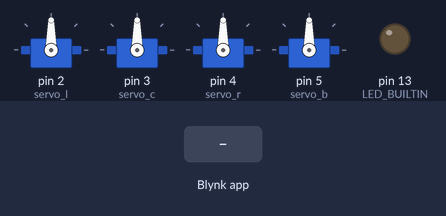
The sketch below on a simulated Arduino Uno, built with avr-gcc and run on an emulated ATmega328P. On the bench: 4 × servo, output pins drawn as LEDs (lit = HIGH). The test bench sets the inputs (shaded band). WiFi joins after 1.5 s; servers stay silent unless stated; what the sketch prints to the serial monitor is not drawn.

Above: at 3.0 s.
3.1 s: Blynk app writes 1 to V0
At 4.3 s:
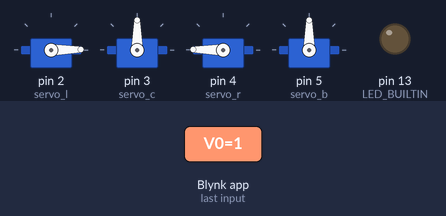
4.6 s: Blynk app writes 0 to V0
At 5.7 s:
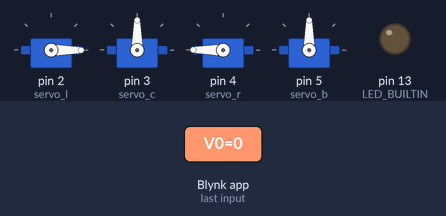
6.1 s: Blynk app writes 200 to V0
At 6.8 s:
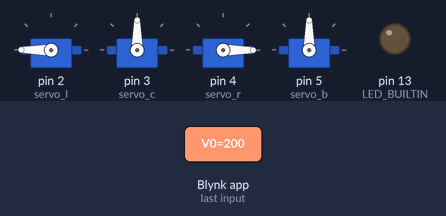
7.6 s: Blynk app writes 1 to V1
At 7.9 s:
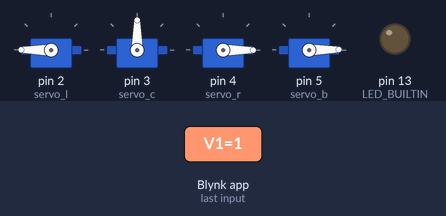
9.1 s: Blynk app writes 200 to V1
At 10.3 s:
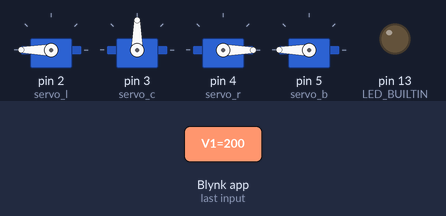
10.6 s: Blynk app writes 1 to V2
At 11.5 s:
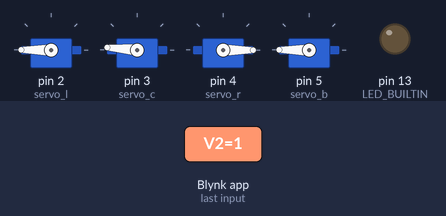
Timing chart, 0 to 13.1 s (numbered marks = the images above; inputs shaded):
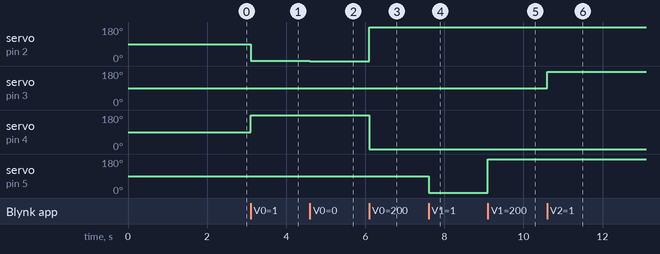

Measured:
- after the input at 3.1 s, servo on pin 2 (servo_l): 90° → 1° at once; servo on pin 4 (servo_r): 90° → 179° at once
- after the input at 4.6 s, servo on pin 2 (servo_l): 1° → 0° at once; servo on pin 4 (servo_r): 179° → 180° at once
- after the input at 6.1 s, servo on pin 2 (servo_l): 0° → 180° at once; servo on pin 4 (servo_r): 180° → 0° at once
- after the input at 7.6 s, servo on pin 5 (servo_b): 90° → 1° at once
- after the input at 9.1 s, servo on pin 5 (servo_b): 1° → 180° at once
- after the input at 10.6 s, servo on pin 3 (servo_c): 90° → 175° at once

The sketch:

DOWINDOWS.ino
```cpp
#define BLYNK_TEMPLATE_ID "TMPL9u3ogMD9"
#define BLYNK_DEVICE_NAME "Arm"
#define BLYNK_AUTH_TOKEN "IVPfVD2Jh9oTBzIbc594SNN4V5-WdQws"

//Definicao do monitoramento de conexao da placa pela serial
#define BLYNK_PRINT Serial

//Adicao das bibliotecas
#include <ESP8266_Lib.h>
#include <BlynkSimpleShieldEsp8266.h>
#include <SoftwareSerial.h>
#include <Servo.h>

//Declaracao da variavel que armazena o codigo de autenticacao para conexao
char auth[] = BLYNK_AUTH_TOKEN;

//Declaracao do nome e senha da rede Wi-Fi
//Altere as variaveis abaixo com o nome e senha da sua rede Wi-Fi
char ssid[] = "Nicolas";
char pass[] = "7707224527";

//Criacao do objeto serial para comunicacao com o ESP8266
SoftwareSerial EspSerial(11, 10); // RX, TX

//Declaracao da variavel que armazena a velocidade de comunicacao do modulo
const int ESP8266_BAUD = 9600;

//Confiracao do objeto 'wifi' para usar a serial do ESP8266 para conexao
ESP8266 wifi(&EspSerial);

#define servo_l 2 // Left
#define servo_c 3 // Claw
#define servo_r 4 // Right
#define servo_b 5 // Bottom

Servo l; // Left Servo Object
Servo c; // Claw Servo Object
Servo r; // Right Servo Object
Servo b; // Bottom Servo Object

//Configuracao do codigo
void setup(){

  //Inicializacao do monitor serial
  Serial.begin(9600);

  //Configura o pino do LED interno da placa como saida
  pinMode(LED_BUILTIN, OUTPUT);

  //Inicializa a comunicacao serial do ESP8266
  EspSerial.begin(ESP8266_BAUD);
  delay(10);

  //Inicializacao da comunicacao e conexao do modulo ao aplicativo
  Blynk.begin(auth, wifi, ssid, pass);

  l.attach(servo_l);
  c.attach(servo_c);
  r.attach(servo_r);
  b.attach(servo_b);


}

//Repeticao do codigo
void loop(){
  Blynk.run(); //Mantem a conexao ativa com o aplicativo e processa comandos recebidos ou enviados
}
BLYNK_WRITE(V0){ // ARM
  int y = param[0].asInt(); // Eixo Y
  Serial.print(y);
  l.write(y);
  r.write(180 - y);
}
BLYNK_WRITE(V1){ // Base
  int x = param[1].asInt(); // Eixo X
  Serial.print(x);
  b.write(x);
}
BLYNK_WRITE(V2){ // Claw
  int l = param.asInt(); // Button
  Serial.print(l);

  if(l == 1){ // Pressionado
    for(int ang=0; ang <180; ang += 5){
    c.write(ang);
  }
  if(l == 0){ // Solto
    for(int ang=0; ang <=180; ang -= 5){
  c.write(ang);
  }
  }
  }
}
```
